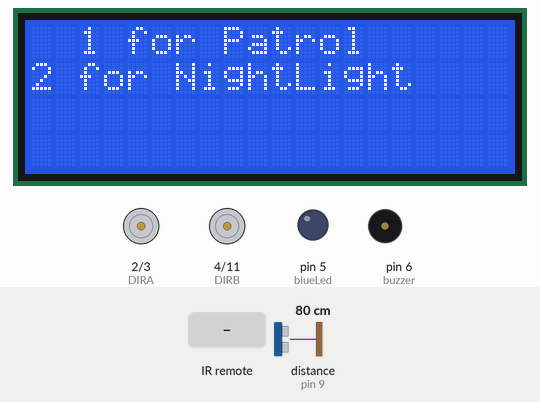
Recording of a sketch running on a simulated Arduino Uno, built with avr-gcc and run on an emulated ATmega328P. Shown: 20×4 character LCD, direction and speed pins drawn as motors (green arrow = direction pin HIGH = forward, orange = LOW = backward, longer = more drive), output pins drawn as LEDs (lit = HIGH), buzzer (waves = sounding, pin HIGH). The test bench sets the inputs (shaded band); at power-on: distance to the obstacle (sensor on pin 9) 80 cm. The echo pulse lasts 58.3 µs per cm; what the sketch prints to the serial monitor is not drawn.

Above: at 1.2 s.
1.3 s: infrared code 0xFF30CF received
At 3.2 s:
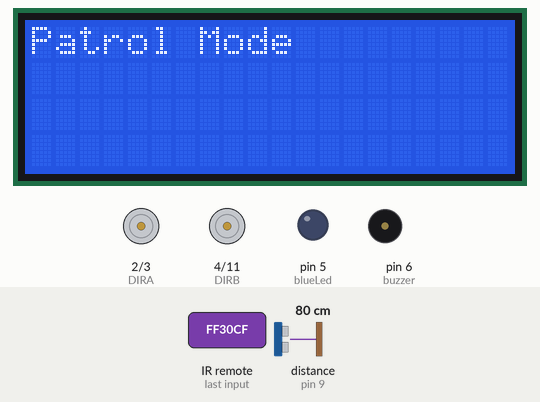
At 19.6 s:
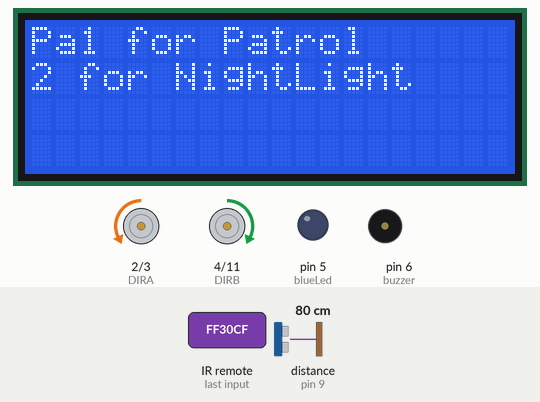
Timing chart, 0 to 20.4 s (numbered marks = the images above; inputs shaded):
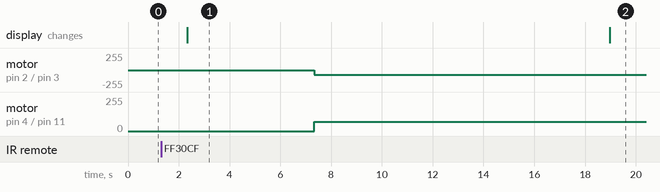

The sketch:

FinalProject.ino
```cpp
#include <IRremote.h>
#include <SR04.h>
#include <LiquidCrystal_I2C.h>

#define FORWARD 0
#define REVERSE 1

// Motor definitions to make life easier:
#define MOTOR_A 0
#define MOTOR_B 1

// Define ultrasonic pins
#define TRIG_PIN 9
#define ECHO_PIN 10

// Pin Assignments //
//Default pins:
#define DIRA 2 // Direction control for motor A
#define PWMA 3  // PWM control (speed) for motor A
#define DIRB 4 // Direction control for motor B
#define PWMB 11 // PWM control (speed) for motor B

const int recvPin = 8;
IRrecv irrecv(recvPin);
decode_results results;
String ir_value;
String ir_value2;

SR04 sr04 = SR04(ECHO_PIN, TRIG_PIN);
long a;

int redLed = 4;
int blueLed = 5;
int buzzer = 6;

LiquidCrystal_I2C lcd(0x27,20,4);


void setup() {
  setupArdumoto();
  Serial.begin(9600);
  irrecv.enableIRIn(); //Starts receiver
  //delay(10000);
  pinMode(redLed, OUTPUT);
  pinMode(blueLed, OUTPUT);
  pinMode(buzzer, OUTPUT);
  lcd.init();
  lcd.backlight();
}

void loop() {
  lcd.setCursor(2, 0);
  lcd.print("1 for Patrol");
  lcd.setCursor(0, 1);
  lcd.print("2 for NightLight");
  // put your main code here, to run repeatedly:
  if (irrecv.decode(&results)) {
  //Serial.println(results.value,HEX);
    ir_value = decodeKeyValue(results.value);
    if (ir_value != "ERROR") {
        Serial.println("irvalue1 = " + ir_value);
        delay(1000);
    }
    irrecv.decode(&results);
    ir_value = decodeKeyValue(results.value);
    Serial.println("irvalue = " + ir_value);
    if (ir_value == "1") {
      //do {
        lcd.clear();
        lcd.setCursor(0, 0);
        lcd.print("Patrol Mode");
        patrol();
        Serial.println("Here");
          irrecv.resume();
        delay(1000);
    }
  }
    irrecv.decode(&results);
    ir_value = decodeKeyValue(results.value);
    if (ir_value == "2") {
        lcd.clear();
        lcd.print("Night Mode");
        nightlight();
        delay(1000);
        irrecv.resume();
    }
}


String decodeKeyValue(long result)
{
  switch(result){
    case 0xFF6897:
      return "0";
    case 0xFF30CF:
      return "1";
    case 0xFF18E7:
      return "2";
    case 0xFF7A85:
      return "3";
    case 0xFF10EF:
      return "4";
    case 0xFF38C7:
      return "5";
    case 0xFF5AA5:
      return "6";
    case 0xFF42BD:
      return "7";
    case 0xFF4AB5:
      return "8";
    case 0xFF52AD:
      return "9";
    case 0xFF906F:
      return "+";
    case 0xFFA857:
      return "-";
    case 0xFFE01F:
      return "EQ";
    case 0xFFB04F:
      return "U/SD";
    case 0xFF9867:
      return "CYCLE";
    case 0xFF22DD:
      return "PLAY/PAUSE";
    case 0xFFC23D:
      return "FORWARD";
    case 0xFF02FD:
      return "BACKWARD";
    case 0xFFA25D:
      return "POWER";
    case 0xFFE21D:
      return "MUTE";
    case 0xFF629D:
      return "MODE";
    case 0xFFFFFFFF:
      return "ERROR";
    default :
      return "ERROR";
    }
}

void driveArdumoto(byte motor, byte dir, byte spd) {
  if (motor == MOTOR_A)
  {
    digitalWrite(DIRA, dir);
    analogWrite(PWMA, spd);
  }
  else if (motor == MOTOR_B)
  {
    digitalWrite(DIRB, dir);
    analogWrite(PWMB, spd);
  }
}

void stopArdumoto(byte motor) {
  driveArdumoto(motor, 0, 0);
}

void setupArdumoto() {
  pinMode(PWMA, OUTPUT);
  pinMode(PWMB, OUTPUT);
  pinMode(DIRA, OUTPUT);
  pinMode(DIRB, OUTPUT);

  digitalWrite(PWMA, LOW);
  digitalWrite(PWMB, LOW);
  digitalWrite(DIRA, LOW);
  digitalWrite(DIRB, LOW);
}

void patrol() {
  int speed1 = 70;
  lcd.clear();
  lcd.setCursor(0, 0);
  lcd.print("Patrol Mode");
  delay(5000);
  for (int i = 0; i < 20; i ++) {
    driveArdumoto(MOTOR_A, FORWARD, speed1);
    driveArdumoto(MOTOR_B, REVERSE, speed1);
    delay(500);
    a = sr04.Distance();
    Serial.print("Distance = ");
    Serial.print(a);
    Serial.println(" cm");
    if (a < 40) {
      stopArdumoto(MOTOR_A);
      stopArdumoto(MOTOR_B);
      lcd.clear();
      lcd.setCursor(0, 0);
      lcd.print("ALARM ACTIVATED");
      for (int j = 0; j < 5; j ++) {
        digitalWrite(redLed, HIGH);
        digitalWrite(buzzer, HIGH);
        delay(500);
        digitalWrite(redLed, LOW);
        digitalWrite(buzzer, LOW);
        delay(500);
      }
    }
  }
}

 void nightlight() {
  stopArdumoto(MOTOR_A);
  stopArdumoto(MOTOR_B);
  for (int i = 0; i < 10; i ++) {
    a = sr04.Distance();
    if (a < 30) {
      digitalWrite(blueLed, HIGH);
      delay(10000);
    }
  }

 }
```

Measured:
- after the input at 1.3 s, motor on pin 2 (DIRA) / pin 3 (PWMA): stopped → backward 70/255 after 6.0 s; motor on pin 4 (DIRB) / pin 11 (PWMB): stopped → forward 70/255 after 6.0 s; the display: changes after 1.0 s (image 1)
- what the display in image 1 shows lasts 16.7 s, from 2.3 s to 19.0 s
